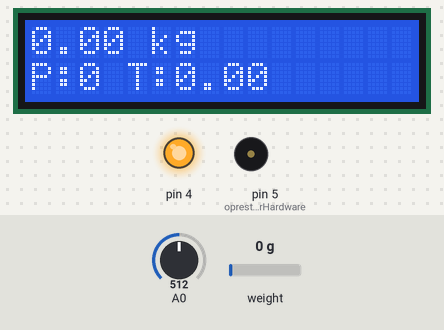
Simulated run of this program. Board: Arduino Uno, built with avr-gcc and run on an emulated ATmega328P. Parts: 16×2 character LCD, output pins drawn as LEDs (lit = HIGH), buzzer (waves = sounding). Inputs (shaded band) come from the test bench; at power-on: weight on the scale 0 g, A0 = 512.

Above: at 3.6 s.
3.7 s: weight on the scale set to 100 g
At 4.5 s:
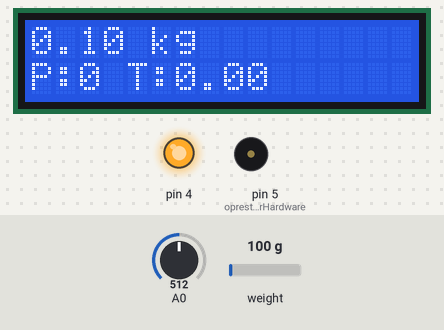
5.4 s: weight on the scale set to 1250 g
At 6.1 s:
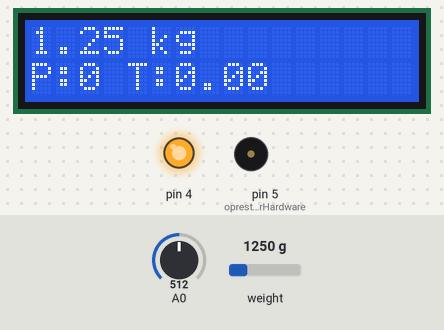
7.0 s: weight on the scale set to 2500 g
At 7.6 s:
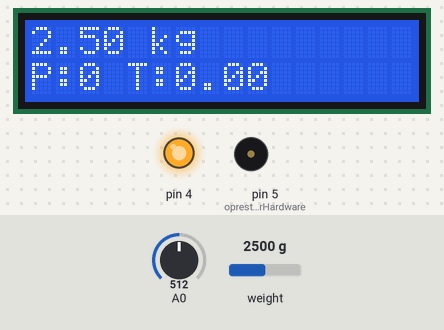
Timing chart, 0 to 10.0 s (numbered marks = the images above; inputs shaded):
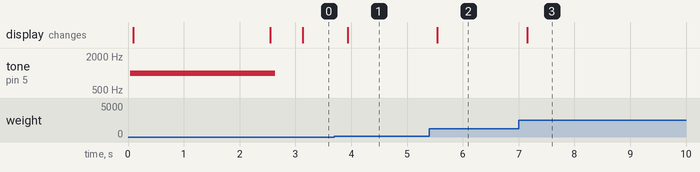

The program:

main.cpp
```cpp
#include <HX711_ADC.h>
#include <Wire.h>
#include <LiquidCrystal_I2C.h>
#include <avr/io.h>
#include <avr/interrupt.h>

const int HX711_dout = 2;
const int HX711_sck  = 3;
const float FACTOR_CALIBRARE_FIX = 22626.79;
const int PRAG_BUTON_APASAT = 1000;

HX711_ADC LoadCell(HX711_dout, HX711_sck);
LiquidCrystal_I2C lcd(0x27, 16, 2);

enum StareSistem { STARE_NORMAL, STARE_TARA, STARE_SALVARE, STARE_TREZIRE };
StareSistem stareCurenta = STARE_NORMAL;

unsigned long timpAnteriorAfisare = 0;
unsigned long timpMesajTemporar = 0;
unsigned long timpOprireBuzzer = 0;
unsigned long timpUltimulDebounce = 0;

int pretKilogram = 0;
boolean modulSleep = false;
boolean tastaApasataAnterior = false;

volatile boolean buzzerActiv = false;
volatile unsigned long sistemTimpMs = 0;
volatile uint8_t contorJumatatiMs = 0;

ISR(TIMER2_COMPA_vect) {
    if (buzzerActiv) {
        PIND |= (1 << PIND5);
    }

    contorJumatatiMs++;
    if (contorJumatatiMs >= 2) {
        sistemTimpMs++;
        contorJumatatiMs = 0;
    }
}


unsigned long citesteTimpulNostru() {
    unsigned long timpCurent;
    cli();
    timpCurent = sistemTimpMs;
    sei();
    return timpCurent;
}

void emiteBeepNonBlocant(int durataMs) {
    buzzerActiv = true;
    timpOprireBuzzer = citesteTimpulNostru() + durataMs;
}

void opresteBuzzerHardware() {
    buzzerActiv = false;
    PORTD &= ~(1 << PORTD5);
}

void USART_init(unsigned int ubrr) {
    UBRR0H = (unsigned char)(ubrr >> 8);
    UBRR0L = (unsigned char)ubrr;
    UCSR0B = (1 << TXEN0);
    UCSR0C = (1 << UCSZ01) | (1 << UCSZ00);
}

void USART_transmitChar(unsigned char data) {
    while (!(UCSR0A & (1 << UDRE0)));
    UDR0 = data;
}

void USART_print(const char* str) {
    while (*str) USART_transmitChar(*str++);
}

void USART_printFloat(float val, int zecimale) {
    char buffer[10];
    dtostrf(val, 4, zecimale, buffer);
    USART_print(buffer);
}

void USART_printInt(int val) {
    char buffer[7];
    itoa(val, buffer, 10);
    USART_print(buffer);
}

void ADC_init() {
    ADMUX = (1 << REFS0);
    ADCSRA = (1 << ADEN) | (1 << ADPS2) | (1 << ADPS1) | (1 << ADPS0);
}

uint16_t ADC_read() {
    ADCSRA |= (1 << ADSC);
    while (ADCSRA & (1 << ADSC));
    return ADC;
}

int citesteTastaADC() {
    unsigned long timpCurent = citesteTimpulNostru();
    uint16_t valoareBruta = ADC_read();

    if (valoareBruta > PRAG_BUTON_APASAT) {
        if (tastaApasataAnterior) {
            timpUltimulDebounce = timpCurent;
            tastaApasataAnterior = false;
        }
        return -1;
    }

    if (!tastaApasataAnterior && (timpCurent - timpUltimulDebounce > 200)) {
        tastaApasataAnterior = true;

        int butonFizic = 0;
        if (valoareBruta <= 20)                        butonFizic = 1;
        else if (valoareBruta >= 70  && valoareBruta <= 120)  butonFizic = 2;
        else if (valoareBruta >= 150 && valoareBruta <= 195)  butonFizic = 3;
        else if (valoareBruta >= 215 && valoareBruta <= 260)  butonFizic = 4;
        else if (valoareBruta >= 275 && valoareBruta <= 315)  butonFizic = 5;
        else if (valoareBruta >= 325 && valoareBruta <= 365)  butonFizic = 6;
        else if (valoareBruta >= 370 && valoareBruta <= 405)  butonFizic = 7;
        else if (valoareBruta >= 410 && valoareBruta <= 445)  butonFizic = 8;
        else if (valoareBruta >= 446 && valoareBruta <= 475)  butonFizic = 9;
        else if (valoareBruta >= 476 && valoareBruta <= 505)  butonFizic = 10;
        else if (valoareBruta >= 506 && valoareBruta <= 535)  butonFizic = 11;
        else if (valoareBruta >= 536 && valoareBruta <= 555)  butonFizic = 12;
        else if (valoareBruta >= 556 && valoareBruta <= 575)  butonFizic = 13;
        else if (valoareBruta >= 576 && valoareBruta <= 600)  butonFizic = 14;

        if (butonFizic >= 1 && butonFizic <= 9) return butonFizic;
        if (butonFizic == 10) return 0;
        if (butonFizic == 11) return 88;
        if (butonFizic == 12) return 99;
        if (butonFizic == 13) return 77;
        if (butonFizic == 14) return 55;
    }
    return -1;
}

void setup() {
  USART_init(103);
  ADC_init();

  DDRD |= (1 << DDD4) | (1 << DDD5);
  PORTD &= ~(1 << PORTD4);
  PORTD &= ~(1 << PORTD5);


  TCCR2A = (1 << WGM21);
  TCCR2B = (1 << CS22);
  OCR2A = 124;
  TIMSK2 |= (1 << OCIE2A);
  sei();

  emiteBeepNonBlocant(80);

  lcd.init();
  lcd.backlight();
  lcd.setCursor(0, 0);
  lcd.print("Cantar Inteligent");
  lcd.setCursor(0, 1);
  lcd.print("Auto-Tara...");

  LoadCell.begin();
  LoadCell.start(2000, true);
  LoadCell.setCalFactor(FACTOR_CALIBRARE_FIX);

  PORTD |= (1 << PORTD4);
  lcd.clear();

  emiteBeepNonBlocant(100);
}


void loop() {
  unsigned long timpCurent = citesteTimpulNostru();

  if (buzzerActiv && timpCurent >= timpOprireBuzzer) {
      opresteBuzzerHardware();
  }

  if (stareCurenta != STARE_NORMAL && timpCurent >= timpMesajTemporar) {
      stareCurenta = STARE_NORMAL;
      lcd.clear();
  }

  if (!modulSleep) {
    LoadCell.update();
  }

  if (!modulSleep && stareCurenta == STARE_NORMAL) {
    if (timpCurent - timpAnteriorAfisare > 200) {
      float greutate = LoadCell.getData();
      if (greutate < 0.03 && greutate > -0.03) greutate = 0.00;

      float pretTotal = greutate * pretKilogram;
      if (pretTotal < 0) pretTotal = 0.00;

      lcd.setCursor(0, 0);
      lcd.print(greutate, 2);
      lcd.print(" kg             ");

      lcd.setCursor(0, 1);
      lcd.print("P:");
      lcd.print(pretKilogram);
      lcd.print(" T:");
      lcd.print(pretTotal, 2);
      lcd.print("        ");

      timpAnteriorAfisare = timpCurent;
    }
  }

  int tasta = citesteTastaADC();
  if (tasta != -1) {
    emiteBeepNonBlocant(60);

    if (modulSleep) {
      if (tasta == 55) {
        modulSleep = false;
        stareCurenta = STARE_TREZIRE;
        timpMesajTemporar = timpCurent + 800;

        lcd.backlight();
        lcd.clear();
        lcd.print("Trezire sistem..");
        LoadCell.tareNoDelay();
      }
    }
    else {
      if (tasta >= 0 && tasta <= 9) {
        if (pretKilogram < 10) {
          pretKilogram = (pretKilogram * 10) + tasta;
        }
      }
      else if (tasta == 88) {
        stareCurenta = STARE_TARA;
        timpMesajTemporar = timpCurent + 600;
        lcd.clear();
        lcd.print("Setare Tara...");
        LoadCell.tareNoDelay();
      }
      else if (tasta == 99) {
        pretKilogram = 0;
      }
      else if (tasta == 77) {
        float greutateSalvare = LoadCell.getData();
        if (greutateSalvare < 0.03 && greutateSalvare > -0.03) greutateSalvare = 0.00;
        float totalSalvare = greutateSalvare * pretKilogram;
        if (totalSalvare < 0) totalSalvare = 0.00;

        stareCurenta = STARE_SALVARE;
        timpMesajTemporar = timpCurent + 1200;

        lcd.clear();
        lcd.setCursor(0, 0);
        lcd.print("Trimitere Date..");
        lcd.setCursor(0, 1);
        lcd.print("P: "); lcd.print(pretKilogram);
        lcd.print(" Total: "); lcd.print(totalSalvare, 2);

        USART_print("-------------------------\r\n");
        USART_print("PRODUS SALVAT -> ");
        USART_printFloat(greutateSalvare, 2);
        USART_print(" kg | ");
        USART_printInt(pretKilogram);
        USART_print(" RON/kg | TOTAL: ");
        USART_printFloat(totalSalvare, 2);
        USART_print(" RON\r\n");
        USART_print("-------------------------\r\n");
      }
      else if (tasta == 55) {
        modulSleep = true;
        lcd.clear();
        lcd.noBacklight();
      }
    }
  }
}
```

Measured:
- after the input at 3.7 s, the display: changes after 0.24 s (image 1)
- after the input at 5.4 s, the display: changes after 0.14 s (image 2)
- after the input at 7.0 s, the display: changes after 0.15 s (image 3)
